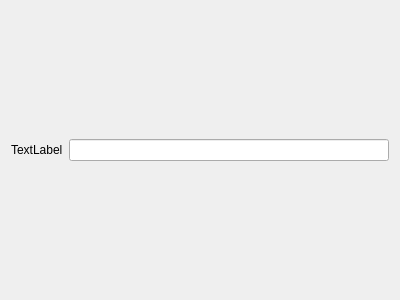
<?xml version="1.0" encoding="UTF-8"?>
<ui version="4.0">
 <class>DropWidget</class>
 <widget class="QWidget" name="DropWidget">
  <property name="geometry">
   <rect>
    <x>0</x>
    <y>0</y>
    <width>400</width>
    <height>300</height>
   </rect>
  </property>
  <property name="cursor">
   <cursorShape>ArrowCursor</cursorShape>
  </property>
  <property name="windowTitle">
   <string>Form</string>
  </property>
  <layout class="QGridLayout" name="gridLayout">
   <item row="0" column="0">
    <layout class="QVBoxLayout" name="verticalLayout">
     <item>
      <spacer name="verticalSpacer">
       <property name="orientation">
        <enum>Qt::Vertical</enum>
       </property>
       <property name="sizeHint" stdset="0">
        <size>
         <width>20</width>
         <height>40</height>
        </size>
       </property>
      </spacer>
     </item>
     <item>
      <layout class="QHBoxLayout" name="horizontalLayout">
       <item>
        <widget class="QLabel" name="label">
         <property name="text">
          <string>TextLabel</string>
         </property>
        </widget>
       </item>
       <item>
        <widget class="QLineEdit" name="lineEdit"/>
       </item>
      </layout>
     </item>
     <item>
      <spacer name="verticalSpacer_2">
       <property name="orientation">
        <enum>Qt::Vertical</enum>
       </property>
       <property name="sizeHint" stdset="0">
        <size>
         <width>20</width>
         <height>40</height>
        </size>
       </property>
      </spacer>
     </item>
    </layout>
   </item>
  </layout>
 </widget>
 <resources/>
 <connections/>
</ui>
